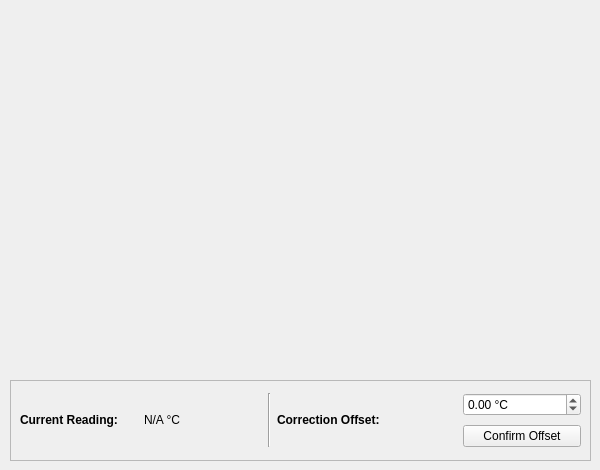
      <widget class="QWidget" name="tab_8">
       <attribute name="title">
        <string>Temperature</string>
       </attribute>
       <widget class="PlotWidget" name="soil_temperature_graphWidget" native="true">
        <property name="geometry">
         <rect>
          <x>10</x>
          <y>10</y>
          <width>581</width>
          <height>361</height>
         </rect>
        </property>
       </widget>
       <widget class="QFrame" name="frame_5">
        <property name="geometry">
         <rect>
          <x>10</x>
          <y>380</y>
          <width>581</width>
          <height>81</height>
         </rect>
        </property>
        <property name="frameShape">
         <enum>QFrame::StyledPanel</enum>
        </property>
        <property name="frameShadow">
         <enum>QFrame::Raised</enum>
        </property>
        <widget class="QWidget" name="gridLayoutWidget_9">
         <property name="geometry">
          <rect>
           <x>10</x>
           <y>10</y>
           <width>561</width>
           <height>61</height>
          </rect>
         </property>
         <layout class="QGridLayout" name="gridLayout_9">
          <item row="0" column="3" rowspan="2">
           <widget class="Line" name="line_8">
            <property name="orientation">
             <enum>Qt::Vertical</enum>
            </property>
           </widget>
          </item>
          <item row="0" column="5">
           <widget class="QDoubleSpinBox" name="soil_temperature_offset_doubleSpinBox">
            <property name="suffix">
             <string> °C</string>
            </property>
            <property name="minimum">
             <double>-100.000000000000000</double>
            </property>
            <property name="maximum">
             <double>100.000000000000000</double>
            </property>
           </widget>
          </item>
          <item row="0" column="1" rowspan="2">
           <widget class="QLabel" name="soil_temperature_label">
            <property name="minimumSize">
             <size>
              <width>0</width>
              <height>0</height>
             </size>
            </property>
            <property name="text">
             <string>&lt;html&gt;&lt;head/&gt;&lt;body&gt;&lt;p&gt;&lt;span style=&quot; font-weight:700;&quot;&gt;Current Reading:&lt;/span&gt;&lt;/p&gt;&lt;/body&gt;&lt;/html&gt;</string>
            </property>
           </widget>
          </item>
          <item row="1" column="5">
           <widget class="QPushButton" name="soil_temperature_offset_pushButton">
            <property name="text">
             <string>Confirm Offset</string>
            </property>
           </widget>
          </item>
          <item row="0" column="2" rowspan="2">
           <widget class="QLabel" name="soil_temperature_value_label">
            <property name="text">
             <string>N/A °C</string>
            </property>
           </widget>
          </item>
          <item row="0" column="4" rowspan="2">
           <widget class="QLabel" name="label_11">
            <property name="minimumSize">
             <size>
              <width>180</width>
              <height>0</height>
             </size>
            </property>
            <property name="text">
             <string>&lt;html&gt;&lt;head/&gt;&lt;body&gt;&lt;p&gt;&lt;span style=&quot; font-weight:700;&quot;&gt;Correction Offset:&lt;/span&gt;&lt;/p&gt;&lt;/body&gt;&lt;/html&gt;</string>
            </property>
           </widget>
          </item>
         </layout>
        </widget>
       </widget>
      </widget>
